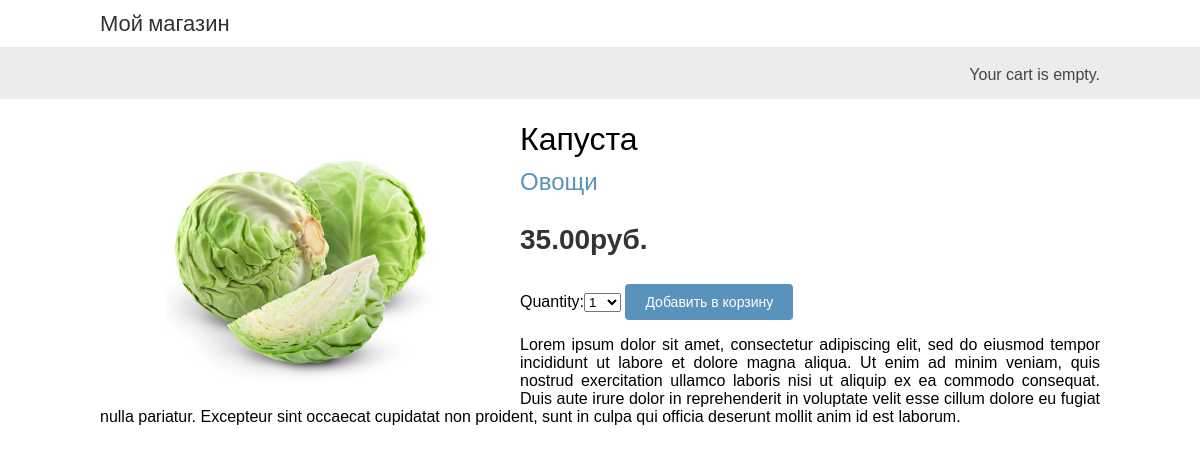
The app's page /6/kapusta/ with its own data.
### shop/models.py (models this page shows, shortened)
class Product(models.Model):
    category = models.ForeignKey(Category, related_name='products', on_delete=models.CASCADE, verbose_name='Категория')
    name = models.CharField(max_length=200, db_index=True, verbose_name='Наименование')
    slug = models.SlugField(max_length=200, db_index=True, verbose_name='Уникальное значение')
    image = models.ImageField(upload_to='products/%Y/%m/%d', blank=True, verbose_name='Фото')
    description = models.TextField(blank=True, verbose_name='Описание')
    price = models.DecimalField(max_digits=10, decimal_places=2, verbose_name='Цена')
    available = models.BooleanField(default=True, verbose_name='Наличие')
    created = models.DateTimeField(auto_now_add=True, verbose_name='Создан')
    updated = models.DateTimeField(auto_now=True, verbose_name='Обновлен')
    class Meta:
        ordering = ('name',)
        verbose_name = 'Товар'
        verbose_name_plural = 'Товары'
        index_together = (('id', 'slug'),)

class Category(models.Model):
    name = models.CharField(max_length=200, db_index=True, verbose_name='Наименование')
    slug = models.SlugField(max_length=200, unique=True, verbose_name='Уникальное значение')
    class Meta:
        ordering = ('name',)
        verbose_name = 'Категория'
        verbose_name_plural = 'Категории'
    def get_absolute_url(self):
        return reverse('shop:product_list_by_category', args=[self.slug])
    def __str__(self):
        return self.name

### shop/views.py (the view)
# urls.py: path('<int:id>/<slug:slug>/', views.product_detail, name='product_detail'),
def product_detail(request, id, slug):
    product = get_object_or_404(Product, id=id, slug=slug, available=True)
    cart_product_form = CartAddProductForm()
    context = {'product': product,
               'cart_product_form': cart_product_form}
    return render(request, 'shop/product/detail.html', context)

### cart/forms.py
class CartAddProductForm(forms.Form):
    quantity = forms.TypedChoiceField(choices=PRODUCT_QUANTITY_CHOICES,
                                      coerce=int)
    override = forms.BooleanField(required=False,
                                  initial=False,
                                  widget=forms.HiddenInput)

### cart/cart.py (called while the page is built)
    def __len__(self):
        return sum(item['quantity'] for item in self.cart.values())

### cart/context_processors.py (called while the page is built)
def cart(request):
    return {'cart': Cart(request)}

### shop/templates/shop/product/detail.html (shortened to what this page needs)
{% extends "shop/base.html" %}
{% load static %}
{% block content %}
    <div class="product-detail">
        <img src="{% if product.image %}{{ product.image.url }}{% else %}{% static 'img/no_image.png' %}{% endif %}">
        <h1>{{ product.name }}</h1>
        <h2>
            <a href="{{ product.category.get_absolute_url }}">
                {{ product.category }}
            </a>
        </h2>
        <p class="price">{{ product.price }}руб.</p>
        <form action="{% url 'cart:cart_add' product.id %}" method="post">
            {{ cart_product_form }}
            <input type="submit" value="Добавить в корзину">
        </form>
        {{ product.description|linebreaks }}
    </div>
{% endblock %}

### shop/static/css/base.css (style rules this page uses)
body { margin:0; padding:0; font-family:helvetica, sans-serif; }
h1, h2, h3, h4, h5 , h6 { font-family: 'Ubuntu', sans-serif; font-weight:normal; }
a { text-decoration:none; color:#5993bb; }
a.button, input[type="submit"] { color:#fff; background:#5993bb; border-radius:4px; padding:10px 20px; font-size:14px; border:0; }
.product-detail { text-align:justify; }
.product-detail .price { color:#333; font-size:28px; font-weight:bold; }
.product-detail img { width:40%; float:left; padding:0 20px 20px 0; }
.product-detail h1 { margin-bottom:0; }
.product-detail h2 { margin-top:10px; }

### records on screen
Product: image (picture), name "Капуста", category "Овощи", price "35.00", description "Lorem ipsum dolor sit amet, consectetur adipiscing elit, sed do eiusmod tempor incididunt ut labore et dolore magna aliqua. Ut enim ad minim veniam, quis nostrud exercitation ullamco laboris nisi ut aliquip ex ea commodo consequat. Duis aute irure dolor in reprehenderit in voluptate velit esse cillum dolore eu fugiat nulla pariatur. Excepteur sint occaecat cupidatat non proident, sunt in culpa qui officia deserunt mollit anim id est laborum."
